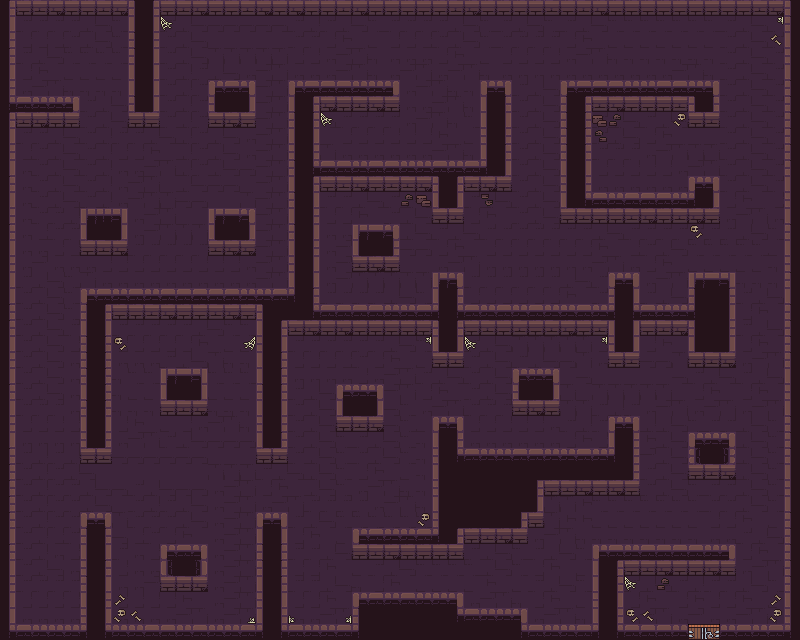

Rendered tile map (Tiled .tmx) drawn with the repository's tilesets; below, a short description and the map source with its tile grids summarised:
An orthogonal 50x40 tile map with 16x16 px tiles, 2 tile layers (walls, static-decorations), 4 tilesets.

<map version="1.10" tiledversion="1.10.2" orientation="orthogonal" renderorder="right-down" width="50" height="40" tilewidth="16" tileheight="16" infinite="0" nextlayerid="3" nextobjectid="1">
 <tileset firstgid="1" source="Dungeon_Tileset.tsx" />
 <tileset firstgid="101" source="../level4/Dungeon_Tileset.tsx" />
 <tileset firstgid="201" source="../level1/Dungeon_Tileset.tsx" />
 <tileset firstgid="301" source="../level2/Dungeon_Tileset.tsx" />
 <layer id="1" name="walls" width="50" height="40">
  <data>[2000 cells, 2000 non-empty, 43 distinct tile ids]</data>
 </layer>
 <layer id="2" name="static-decorations" width="50" height="40">
  <data>[2000 cells, 32 non-empty, 8 distinct tile ids]</data>
 </layer>
</map>
